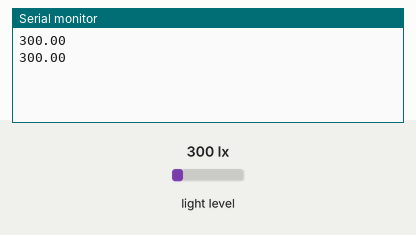
This sketch was run on a simulated Arduino Uno, built with avr-gcc and run on an emulated ATmega328P. Shown: the last lines printed to the serial monitor. Inputs (shaded band) come from the test bench; at power-on: light level 300 lx.

Above: at 1.8 s.
1.9 s: light level set to 40 lx
At 2.8 s:
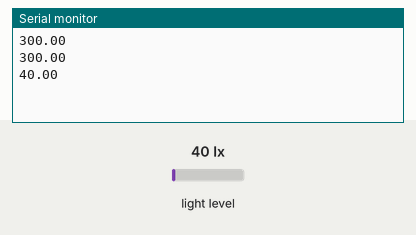
3.4 s: light level set to 500 lx
At 4.7 s:
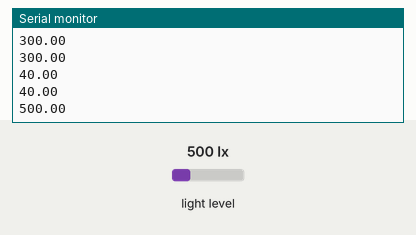
Timing chart, 0 to 6.4 s (numbered marks = the images above; inputs shaded):
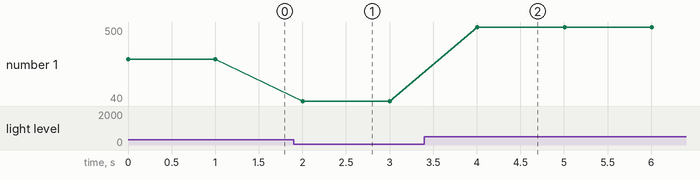

Measured:
- after the input at 1.9 s, the serial monitor: prints a new line after 0.10 s (image 1)
- after the input at 3.4 s, the serial monitor: prints a new line after 0.61 s (image 2)
- plotted number 1: 300 → 40 after the input at 1.9 s, 40 → 500 after the input at 3.4 s

The sketch:

aula2.ino
```cpp
#include <BH1750.h>
#include <Wire.h>

BH1750 lightMeter;

void setup() {
  Serial.begin(9600);
  Wire.begin();
  lightMeter.begin();
}

void loop() {
    float luz = lightMeter.readLightLevel();
    Serial.println(luz);
    delay(1000);
}
```
